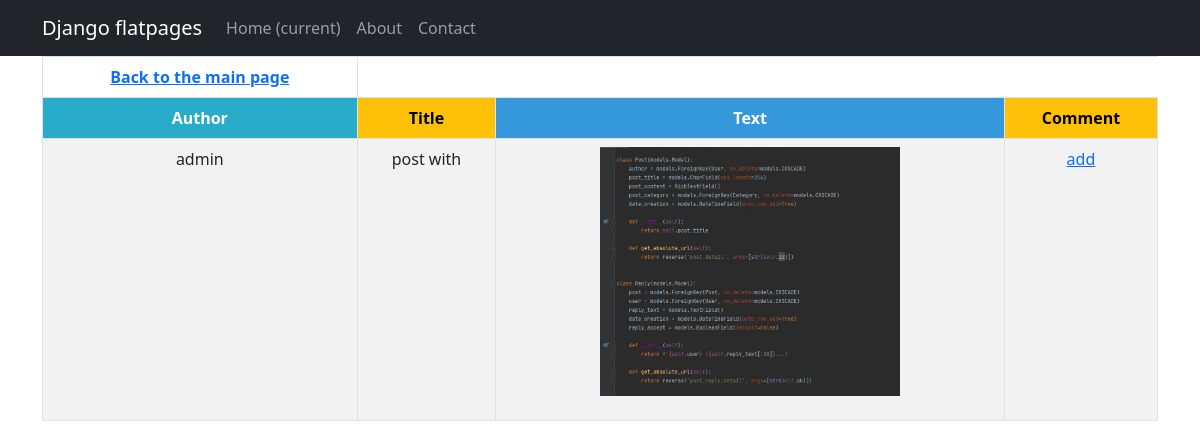
The app's page /bboard/10 with its own data.
### bboard/models.py (models this page shows, shortened)
class Post(models.Model):
    author = models.ForeignKey(User, on_delete=models.CASCADE)
    title = models.CharField(max_length=255)
    text = RichTextField()
    category = models.ManyToManyField('Category', through='PostCategory')
    date = models.DateTimeField(auto_now_add=True)

### bboard/views.py (the view)
# urls.py: path('<int:pk>', PostDetail.as_view(), name='post_detail'),
class PostDetail(DetailView):
    model = Post
    template_name = 'post.html'
    context_object_name = 'post'

### templates/post.html
{% extends 'flatpages/default.html' %}
{% block content %}
<table class="table table-bordered table-striped table-hover">
    <thead>
        <tr>
            <th><a href="{% url 'bboard:post_list' %}">Back to the main page</a></th>
        </tr>
        <tr>
            <th style="background-color: #29ABCA; color: #ffffff;">{{ 'Author' }}</th>
            <th style="background-color: #FFC107; color: #000000;">{{ 'Title' }}</th>
            <th style="background-color: #3498DB; color: #ffffff;">{{ 'Text' }}</th>
            <th style="background-color: #FFC107; color: #000000;">{{ 'Comment' }}</th>
        </tr>
    </thead>
    <tbody>
        <tr>
            <td>{{ post.author }}</td>
            <td>{{ post.title }}</td>
            <td>{{ post.text|safe }}</td>
            <td><a href="{% url 'bboard:comment_add'   %}">add</a></td>
        </tr>
    </tbody>
</table>
{% endblock content %}

### records on screen
Post: author "admin", title "post with", text (picture)

### other values on screen
{{ 'Author' }} "Author"
{{ 'Title' }} "Title"
{{ 'Text' }} "Text"
{{ 'Comment' }} "Comment"
